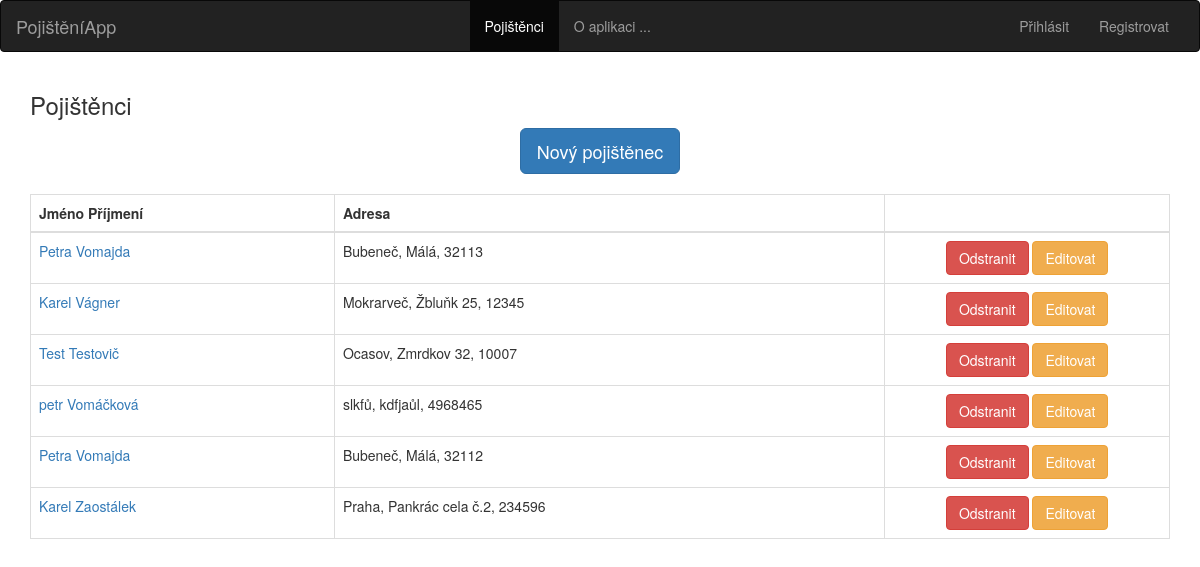
The page /pojistenci on the database as committed earlier.
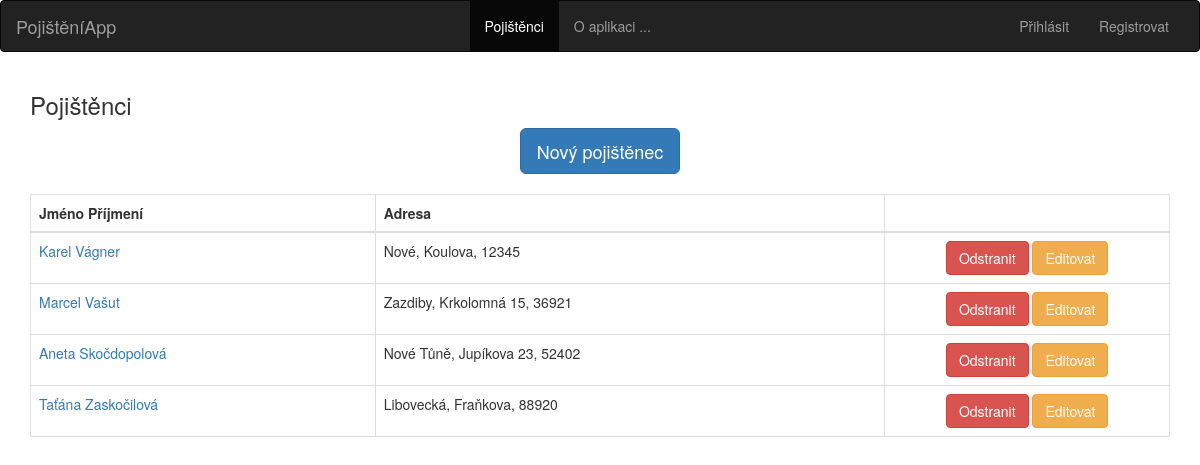
The same page on the database as committed later.
### tables this page shows
CREATE TABLE pojistenci (
    id integer primary key autoincrement,
    jmeno text not null,
    prijmeni  text not null,
    adresa  text not null,
    mesto  text not null,
    psc  integer not null,
    telefon  integer not null,
    email  text not null
);

### app.py (the view)
@app.route('/pojistenci', methods=['POST', 'GET'])
def pojistenci():
    db = get_db()
    cur = db.execute('SELECT id, jmeno, prijmeni, mesto, adresa, psc FROM pojistenci')
    results = cur.fetchall()
    return render_template('pojistenci.html', page_title = 'Pojištěnci', pojistenci = results)

### app.py (called while the page is built)
def connect_db():
    sql = sqlite3.connect('/home/honza/Dokumenty/Python_Flask_Udemy/IT_Network_ZP_Plna_verze/pojisteni.db')
    sql.row_factory = sqlite3.Row
    return sql

def get_db():
    if not hasattr(g, 'sqlite_db'):
        g.sqlite_db = connect_db()
    return g.sqlite_db

### templates/pojistenci.html
{% extends 'base.html' %}
{% block body %}
<div class="container">
            <h3 class="">Pojištěnci</h3>
<div class="article_wrapper">
    <p><a href="{{ url_for('pojistenci_novy', id = None) }}" class="btn btn-lg btn-primary" role="button">Nový pojištěnec</a></p>
</div>
<div class="top-buffer">
<table class="table table-bordered">
  <thead>
    <tr>
      <th scope="col">Jméno Příjmení</th>
      <th scope="col">Adresa</th>
      <th scope="col"></th>
    </tr>
  </thead>
  <tbody>
  {% for pojistenec in pojistenci %}
    <tr>
      <td><a href="{{ url_for('pojistenci_detail', id= pojistenec.id) }}" name="id">{{ pojistenec.jmeno }} {{ pojistenec.prijmeni }}</a></td>
      <td>{{ pojistenec.mesto }}, {{ pojistenec.adresa }}, {{ pojistenec.psc }}</td>
      <td class="article_wrapper col-md-3">
          <form method="post" action="{{ url_for('get_member', id=pojistenec.id) }}">
          <button name="submit" class="btn btn-danger" value='delete' role="button">Odstranit</button>
          <button name="submit" class="btn btn-warning" value='edit' role="button">Editovat</button>
            </form>
      </td>
    </tr>
{% endfor %}
  </tbody>
</table>
</div>
</div>
{% endblock %}

### templates/base.html (shortened to what this page needs)
<!DOCTYPE html>
<html lang="cz">
  <head>
    <link rel="stylesheet" href="https://maxcdn.bootstrapcdn.com/bootstrap/3.3.7/css/bootstrap.min.css">
      <link rel="stylesheet" type="text/css" href="https://cdnjs.cloudflare.com/ajax/libs/bootstrap-datetimepicker/4.17.43/css/bootstrap-datetimepicker.min.css">
      <link rel="stylesheet" type="text/css" href="https://cdnjs.cloudflare.com/ajax/libs/bootstrap-datetimepicker/4.17.43/css/bootstrap-datetimepicker-standalone.css">
    <link href="{{ url_for('static', filename= 'bootstrap.min.css' )}}" rel="stylesheet">
    <link href="{{ url_for('static', filename = 'theme.css' )}}" rel="stylesheet">
  </head>
  <body>
  <nav class="navbar navbar-inverse">
  <div class="container-fluid">
    <div class="navbar-header">
      <a class="navbar-brand" href="{{ url_for('index') }}">PojištěníApp</a>
    </div>
    <div class="collapse navbar-collapse" id="bs-example-navbar-collapse-1">
      <ul class="nav navbar-nav">
        <li class="active"><a href="{{ url_for('pojistenci') }}">Pojištěnci <span class="sr-only">(current)</span></a></li>
        <li><a href="{{ url_for('oaplikaci') }}">O aplikaci ...</a></li>
      </ul>
      <ul class="nav navbar-nav navbar-right">
        <li><a href="#">Přihlásit</a></li>
        <li><a href="#">Registrovat</a></li>
      </ul>
    </div>
  </div>
</nav>
{% block body %}{% endblock %}
  </body>
</html>

### static/theme.css (style rules this page uses)
html, body { height: 100%; }
.container, .row { height: 100%; min-height: 100%; }
.top-buffer { margin-top:20px; }
.article_wrapper { text-align: center; background-color:none; }
.navbar .navbar-nav { display: block; float: none; vertical-align: top; }
.navbar .navbar-collapse { text-align: center; }
@media (min-width: 768px) { .navbar .navbar-nav { display: inline-block; float: none; vertical-align: top; } }
@media (min-width: 768px) { .navbar .navbar-collapse { text-align: center; } }

Rows that differ between the two databases and show on the page:
removed pojistenci: jmeno "Petra", prijmeni "Vomajda", mesto "Bubeneč", adresa "Málá", psc "32113"
removed pojistenci: jmeno "Karel", prijmeni "Vágner", mesto "Mokrarveč", adresa "Žbluňk 25", psc "12345"
removed pojistenci: jmeno "Test", prijmeni "Testovič", mesto "Ocasov", adresa "Zmrdkov 32", psc "10007"
removed pojistenci: jmeno "petr", prijmeni "Vomáčková", mesto "slkfů", adresa "kdfjaůl", psc "4968465"
removed pojistenci: jmeno "Petra", prijmeni "Vomajda", mesto "Bubeneč", adresa "Málá", psc "32112"
removed pojistenci: jmeno "Karel", prijmeni "Zaostálek", mesto "Praha", adresa "Pankrác cela č.2", psc "234596"
added pojistenci: jmeno "Karel", prijmeni "Vágner", mesto "Nové", adresa "Koulova", psc "12345"
added pojistenci: jmeno "Marcel", prijmeni "Vašut", mesto "Zazdiby", adresa "Krkolomná 15", psc "36921"
added pojistenci: jmeno "Aneta", prijmeni "Skočdopolová", mesto "Nové Tůně", adresa "Jupíkova 23", psc "52402"
added pojistenci: jmeno "Taťána", prijmeni "Zaskočilová", mesto "Libovecká", adresa "Fraňkova", psc "88920"
